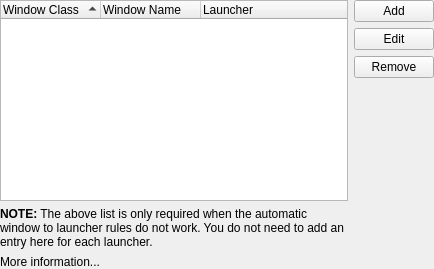
<?xml version="1.0" encoding="UTF-8"?>
<ui version="4.0">
 <class>LauncherConfig</class>
 <widget class="QWidget" name="LauncherConfig">
  <property name="geometry">
   <rect>
    <x>0</x>
    <y>0</y>
    <width>434</width>
    <height>269</height>
   </rect>
  </property>
  <layout class="QGridLayout" name="gridLayout">
   <property name="margin">
    <number>0</number>
   </property>
   <item row="0" column="0" rowspan="4">
    <widget class="QTreeWidget" name="view">
     <property name="alternatingRowColors">
      <bool>true</bool>
     </property>
     <property name="rootIsDecorated">
      <bool>false</bool>
     </property>
     <property name="uniformRowHeights">
      <bool>true</bool>
     </property>
     <property name="itemsExpandable">
      <bool>false</bool>
     </property>
     <property name="sortingEnabled">
      <bool>true</bool>
     </property>
     <property name="allColumnsShowFocus">
      <bool>true</bool>
     </property>
     <column>
      <property name="text">
       <string>Window Class</string>
      </property>
     </column>
     <column>
      <property name="text">
       <string>Window Name</string>
      </property>
     </column>
     <column>
      <property name="text">
       <string>Launcher</string>
      </property>
     </column>
    </widget>
   </item>
   <item row="0" column="1">
    <widget class="QPushButton" name="add">
     <property name="text">
      <string>Add</string>
     </property>
    </widget>
   </item>
   <item row="1" column="1">
    <widget class="QPushButton" name="edit">
     <property name="text">
      <string>Edit</string>
     </property>
    </widget>
   </item>
   <item row="2" column="1">
    <widget class="QPushButton" name="remove">
     <property name="text">
      <string>Remove</string>
     </property>
    </widget>
   </item>
   <item row="3" column="1">
    <spacer name="verticalSpacer">
     <property name="orientation">
      <enum>Qt::Vertical</enum>
     </property>
     <property name="sizeHint" stdset="0">
      <size>
       <width>69</width>
       <height>90</height>
      </size>
     </property>
    </spacer>
   </item>
   <item row="4" column="0">
    <widget class="QLabel" name="label_2">
     <property name="text">
      <string>&lt;b&gt;NOTE:&lt;/b&gt; The above list is only required when the automatic window to launcher rules do not work. You do not need to add an entry here for each launcher.</string>
     </property>
     <property name="wordWrap">
      <bool>true</bool>
     </property>
    </widget>
   </item>
   <item row="5" column="0">
    <widget class="KUrlLabel" name="label">
     <property name="text">
      <string>More information...</string>
     </property>
    </widget>
   </item>
  </layout>
 </widget>
 <customwidgets>
  <customwidget>
   <class>KUrlLabel</class>
   <extends>QLabel</extends>
   <header>kurllabel.h</header>
  </customwidget>
  <customwidget>
   <class>QPushButton</class>
   <extends>QPushButton</extends>
   <header>kpushbutton.h</header>
  </customwidget>
 </customwidgets>
 <resources/>
 <connections/>
</ui>
